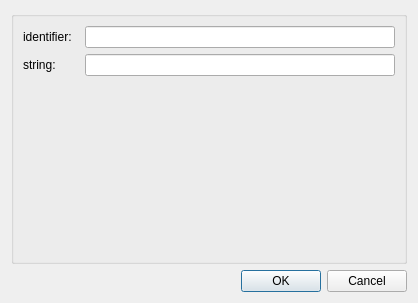
<?xml version="1.0" encoding="UTF-8"?>
<ui version="4.0">
 <class>ConfigureDialog</class>
 <widget class="QDialog" name="ConfigureDialog">
  <property name="geometry">
   <rect>
    <x>0</x>
    <y>0</y>
    <width>418</width>
    <height>303</height>
   </rect>
  </property>
  <property name="windowTitle">
   <string>ConfigureDialog</string>
  </property>
  <layout class="QGridLayout" name="gridLayout">
   <item row="0" column="0">
    <widget class="QGroupBox" name="configGroupBox">
     <property name="title">
      <string/>
     </property>
     <layout class="QFormLayout" name="formLayout">
      <item row="0" column="0">
       <widget class="QLabel" name="label0">
        <property name="text">
         <string>identifier:  </string>
        </property>
       </widget>
      </item>
      <item row="0" column="1">
       <widget class="QLineEdit" name="lineEdit0"/>
      </item>
      <item row="1" column="0">
       <widget class="QLabel" name="label1">
        <property name="text">
         <string>string:  </string>
        </property>
       </widget>
      </item>
      <item row="1" column="1">
       <widget class="QLineEdit" name="lineEdit1"/>
      </item>
     </layout>
    </widget>
   </item>
   <item row="1" column="0">
    <widget class="QDialogButtonBox" name="buttonBox">
     <property name="orientation">
      <enum>Qt::Horizontal</enum>
     </property>
     <property name="standardButtons">
      <set>QDialogButtonBox::Cancel|QDialogButtonBox::Ok</set>
     </property>
    </widget>
   </item>
  </layout>
 </widget>
 <resources/>
 <connections>
  <connection>
   <sender>buttonBox</sender>
   <signal>accepted()</signal>
   <receiver>ConfigureDialog</receiver>
   <slot>accept()</slot>
   <hints>
    <hint type="sourcelabel">
     <x>208</x>
     <y>277</y>
    </hint>
    <hint type="destinationlabel">
     <x>208</x>
     <y>151</y>
    </hint>
   </hints>
  </connection>
  <connection>
   <sender>buttonBox</sender>
   <signal>accepted()</signal>
   <receiver>ConfigureDialog</receiver>
   <slot>reject()</slot>
   <hints>
    <hint type="sourcelabel">
     <x>208</x>
     <y>277</y>
    </hint>
    <hint type="destinationlabel">
     <x>208</x>
     <y>151</y>
    </hint>
   </hints>
  </connection>
 </connections>
</ui>
